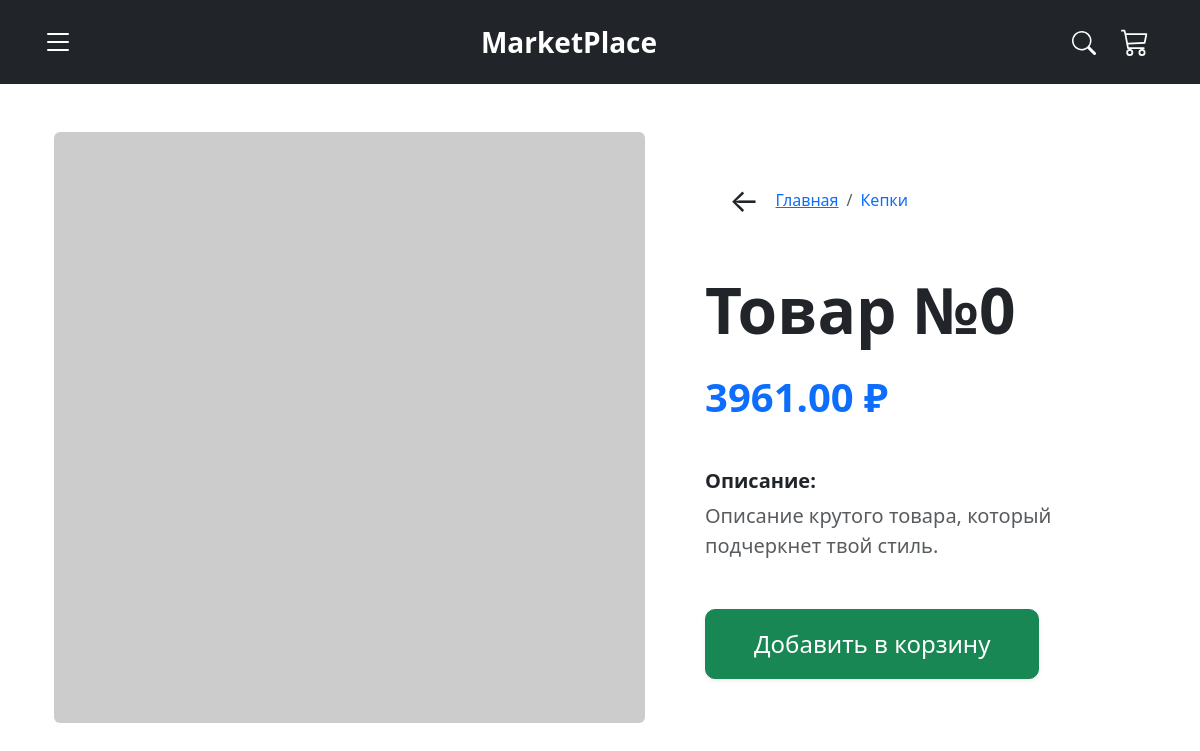
/product/45/, run on the app's committed database.
### store/models.py (models this page shows, shortened)
class Product(models.Model):
    title = models.CharField(max_length=200)
    description = models.TextField()
    price = models.DecimalField(max_digits=10, decimal_places=2) # Как в видео
    category = models.ForeignKey(Category, on_delete=models.CASCADE)
    image = models.ImageField(upload_to='products/', null=True, blank=True)

class Category(models.Model):
    name = models.CharField(max_length=100)
    slug = models.SlugField(unique=True)

### store/views.py (the view)
# urls.py: path('product/<int:pk>/', product_detail, name='product_detail'),
def product_detail(request, pk):
    product = get_object_or_404(Product, pk=pk)
    cart_item_quantity = 0
    if request.user.is_authenticated:
        order, created = Order.objects.get_or_create(customer=request.user, complete=False)
        item = OrderItem.objects.filter(order=order, product=product).first()
        if item:
            cart_item_quantity = item.quantity
    context = {
        'product': product,
        'cart_item_quantity': cart_item_quantity, # Передаем число в шаблон
    }
    return render(request, 'product_detail.html', context)

### store/context_processors.py (called while the page is built)
def cart_status(request):
    categories = Category.objects.all() # Получаем все категории
    if request.user.is_authenticated:
        order, created = Order.objects.get_or_create(customer=request.user, complete=False)
        cart_total = order.get_cart_items
    else:
        cart_total = 0
    return {
        'cart_total': cart_total,
        'all_categories': categories # Теперь категории доступны везде
    }

### templates/product_detail.html
{% extends 'base.html' %}
{% block content %}
<div class="container mt-5">
    <div class="row align-items-center">
        <div class="col-md-7 pe-5">
            {% if product.image %}
                <img src="{{ product.image.url }}" class="img-fluid rounded-4 shadow-sm" alt="{{ product.title }}" style="width: 100%; height: auto; max-height: 700px; object-fit: contain;">
            {% else %}
                <img src="https://via.placeholder.com/600x600" class="img-fluid rounded" alt="Нет фото">
            {% endif %}
        </div>
        <div class="col-md-5">
            <div class="mb-5 d-flex align-items-center">
                <a href="{% url 'index' %}" class="text-muted text-decoration-none me-4 fw-bold fs-3">
                    <a href="{% url 'index' %}" class="text-dark text-decoration-none me-3 fs-2 transition-hover" title="Назад к покупкам">
                        ←
                    </a>
                <nav aria-label="breadcrumb">
                  <ol class="breadcrumb m-0">
                    <li class="breadcrumb-item"><a href="{% url 'index' %}">Главная</a></li>
                    <li class="breadcrumb-item active">
                        <a href="{% url 'products_by_category' product.category.slug %}" class="text-decoration-none text-primary">
                            {{ product.category.name }}
                        </a>
                    </li>
                  </ol>
                </nav>
            </div>
            <h1 class="display-3 fw-bolder mb-3">{{ product.title }}</h1>
            <p class="h1 text-primary fw-bold my-4">{{ product.price }} ₽</p>
            <div class="my-5 fs-5">
                <h5 class="fw-bold">Описание:</h5>
                <p class="text-muted">{{ product.description }}</p>
            </div>
            <div class="d-flex align-items-center gap-3">
                {% if cart_item_quantity > 0 %}
                    <div class="input-group border border-2 rounded-pill shadow-sm" style="width: auto; overflow: hidden;">
                        <a href="{% url 'update_cart_item' pk=product.pk action='remove' %}" class="btn btn-outline-dark border-0 fs-3 px-4 py-2" style="border-radius: 0;">
                            -
                        </a>
                        <span class="d-flex align-items-center justify-content-center bg-white fs-4 fw-bold px-4" style="min-width: 60px;">
                            {{ cart_item_quantity }}
                        </span>
                        <a href="{% url 'update_cart_item' pk=product.pk action='add' %}" class="btn btn-outline-dark border-0 fs-3 px-4 py-2" style="border-radius: 0;">
                            +
                        </a>
                    </div>
                {% else %}
                    <a href="{% url 'update_cart_item' pk=product.pk action='add' %}" class="btn btn-success btn-lg px-5 py-3 fs-4 shadow-sm" style="border-radius: 10px;">
                        Добавить в корзину
                    </a>
                {% endif %}
            </div>
        </div>
    </div>
</div>
{% endblock %}

### data on the page
Product: category.name "Кепки", title "Товар №0", price "3961.00", description "Описание крутого товара, который подчеркнет твой стиль."
